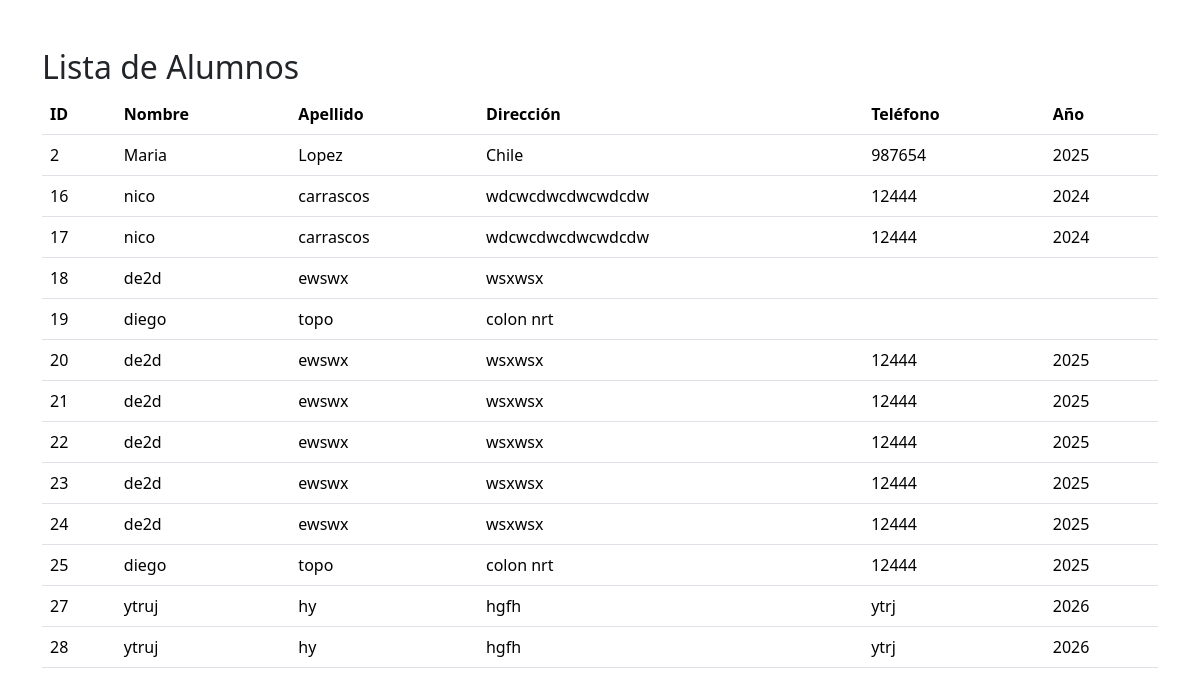
The page /listar_alumnos.php (signed in) on the database its author committed.
### tables this page shows
CREATE TABLE `alumnos` (
  `id` int(11) NOT NULL,
  `nombre_alumno` varchar(50) DEFAULT NULL,
  `apellido_alumno` varchar(50) DEFAULT NULL,
  `asignatura` text DEFAULT NULL,
  `direccion_alumno` varchar(100) DEFAULT NULL,
  `telefono_alumno` varchar(20) DEFAULT NULL,
  `anio_escolar` varchar(20) DEFAULT NULL,
  `foto` varchar(255) NOT NULL,
  `usuario_id` int(11) DEFAULT NULL,
  `asignatura_id` int(11) DEFAULT NULL
);

### listar_alumnos.php (the view, shortened to what this page needs)
<?php
include("conexion.php");
$sql="SELECT * FROM alumnos";
$resultado=mysqli_query($conexion,$sql);
?>
<!DOCTYPE html>
<html>
<head>
<link href="https://cdn.jsdelivr.net/npm/bootstrap@5.3.2/dist/css/bootstrap.min.css" rel="stylesheet">
</head>
<body class="container mt-5">
<h2>Lista de Alumnos</h2>
<table class="table">
<tr>
<th>ID</th>
<th>Nombre</th>
<th>Apellido</th>
<th>Dirección</th>
<th>Teléfono</th>
<th>Año</th>
</tr>
<?php while($fila=mysqli_fetch_array($resultado)){ ?>
<tr>
<td><?php echo $fila['id']; ?></td>
<td><?php echo $fila['nombre_alumno']; ?></td>
<td><?php echo $fila['apellido_alumno']; ?></td>
<td><?php echo $fila['direccion_alumno']; ?></td>
<td><?php echo $fila['telefono_alumno']; ?></td>
<td><?php echo $fila['anio_escolar']; ?></td>
</tr>
<?php } ?>
</table>
</body>
</html>

### rows shown on the page
alumnos: id "2", nombre_alumno "Maria", apellido_alumno "Lopez", direccion_alumno "Chile", telefono_alumno "987654", anio_escolar "2025"
alumnos: id "16", nombre_alumno "nico", apellido_alumno "carrascos", direccion_alumno "wdcwcdwcdwcwdcdw", telefono_alumno "12444", anio_escolar "2024"
alumnos: id "17", nombre_alumno "nico", apellido_alumno "carrascos", direccion_alumno "wdcwcdwcdwcwdcdw", telefono_alumno "12444", anio_escolar "2024"
alumnos: id "18", nombre_alumno "de2d", apellido_alumno "ewswx", direccion_alumno "wsxwsx"
alumnos: id "19", nombre_alumno "diego", apellido_alumno "topo", direccion_alumno "colon nrt"
alumnos: id "20", nombre_alumno "de2d", apellido_alumno "ewswx", direccion_alumno "wsxwsx", telefono_alumno "12444", anio_escolar "2025"
alumnos: id "21", nombre_alumno "de2d", apellido_alumno "ewswx", direccion_alumno "wsxwsx", telefono_alumno "12444", anio_escolar "2025"
alumnos: id "22", nombre_alumno "de2d", apellido_alumno "ewswx", direccion_alumno "wsxwsx", telefono_alumno "12444", anio_escolar "2025"
alumnos: id "23", nombre_alumno "de2d", apellido_alumno "ewswx", direccion_alumno "wsxwsx", telefono_alumno "12444", anio_escolar "2025"
alumnos: id "24", nombre_alumno "de2d", apellido_alumno "ewswx", direccion_alumno "wsxwsx", telefono_alumno "12444", anio_escolar "2025"
alumnos: id "25", nombre_alumno "diego", apellido_alumno "topo", direccion_alumno "colon nrt", telefono_alumno "12444", anio_escolar "2025"
alumnos: id "27", nombre_alumno "ytruj", apellido_alumno "hy", direccion_alumno "hgfh", telefono_alumno "ytrj", anio_escolar "2026"
alumnos: id "28", nombre_alumno "ytruj", apellido_alumno "hy", direccion_alumno "hgfh", telefono_alumno "ytrj", anio_escolar "2026"
